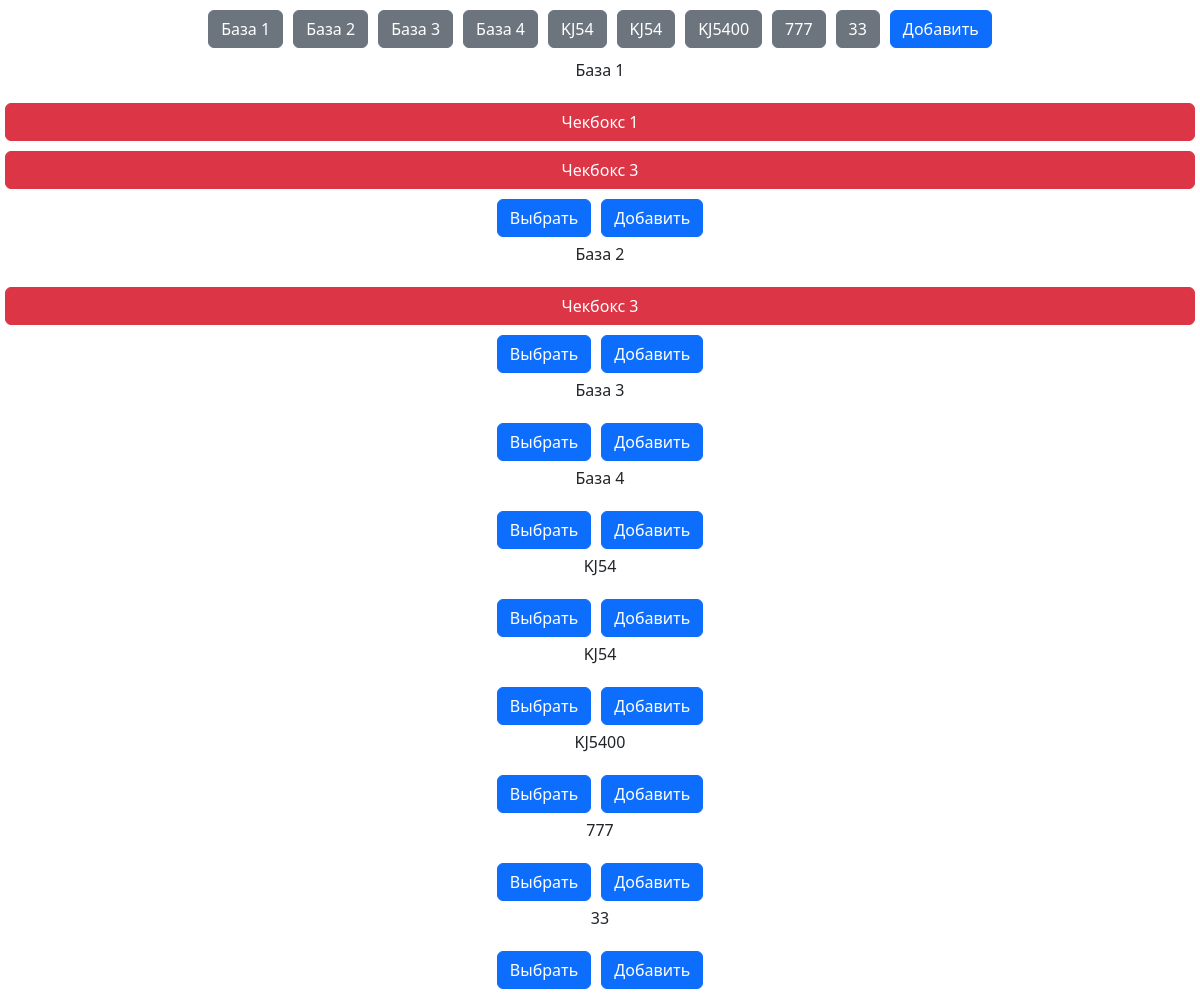
The page /admin on the database its author committed.
### models/models.py (models this page shows, shortened)
class Area(db.Model):
    __tablename__ = 'areas'
    id = db.Column(db.Integer(), primary_key=True)
    name = db.Column(db.String(200),  nullable=False)
    checkboxes = db.relationship('Area_Checkbox', backref='area')
    next = db.Column(db.Integer())

class Area_Checkbox(db.Model):
    id = Column(Integer(), primary_key=True)
    area_id = Column(Integer(), ForeignKey('areas.id'))
    checkbox_id = Column(Integer(), ForeignKey('checkboxes.id'))

class Checkbox(db.Model):
    __tablename__ = 'checkboxes'
    id = db.Column(db.Integer(), primary_key=True, nullable=False)
    text = db.Column(db.String(200), nullable=False)
    count = db.Column(db.Boolean(), nullable=False)
    select = db.Column(db.Boolean(), nullable=False)
    areas = db.relationship('Area_Checkbox', backref='checkbox')

### app.py (the view)
@app.route("/admin")
def setting_page():
    areas = Area.query.all()
    area_links = areas
    checkboxes = Checkbox.query.all()
    return render_template('admin.html', area_links=area_links, area_links_length=len(area_links),
    areas=areas, areas_length=len(areas), checkboxes=checkboxes)

### templates/admin.html (shortened to what this page needs)
<!DOCTYPE html>
<html lang="en">
<head>
</head>
<body>
<link rel="stylesheet" href="https://cdn.jsdelivr.net/npm/bootstrap@5.3.2/dist/css/bootstrap.min.css"
>
<link rel="stylesheet" type="text/css" href="{{ url_for('static',filename='styles/min.css') }}"/>
<div class="d-flex justify-content-center flex-wrap box">
    {% for area_link in area_links %}
    <div class="d-flex justify-content-center box">
        <button class="btn btn-secondary selected_area" type="button"
                data-bs-toggle="dropdown" aria-expanded="false" id={{"area_" + area_link[
        "id"]|string}}>{{area_link["name"]}}
        </button>
    </div>
    {% endfor %}
    <div class="d-flex justify-content-center box">
        <button type="button" class="btn btn-primary" data-bs-toggle="modal" data-bs-target="#addArea">
            Добавить
        </button>
    </div>
</div>
<div class="d-flex flex-column justify-content-center list-group">
    {% for area in area_links %}
    <div class="dropdown-center list-group" id={{"list_group_area_" + area[
    "id"]|string}} class="d-flex flex-column justify-content-center list-group">
    <p class=" d-flex justify-content-center">{{area["name"]}}</p>
    {% for checkbox in area.checkboxes %}
    <button type="button" class="btn btn-danger box" data-bs-toggle="dropdown" aria-expanded="false">
        {{checkbox.checkbox["text"]}}
    </button>
    {% endfor %}
    <div class="d-flex justify-content-center box">
        <button onclick="selectCheckbox(event)" type="button" class="btn btn-primary margin" data-bs-toggle="modal" data-bs-target="#selectCheckbox" id={{"area_checkbox_select_" + area["id"]|string}}>
            Выбрать
        </button>
        <button onclick="selectCheckbox(event)" type="button" class="btn btn-primary margin" data-bs-toggle="modal" data-bs-target="#addCheckbox" id={{"area_checkbox_add_" + area["id"]|string}}>
            Добавить
        </button>
    </div>
</div>
{% endfor %}
</body>
</html>

### static/styles/min.css (style rules this page uses)
.box { margin: 5px; }
.margin { margin-left: 5px; margin-right: 5px; }

### rows shown on the page
Area: name "База 1"
Area: name "База 2"
Area: name "База 3"
Area: name "База 4"
Area: name "KJ54"
Area: name "KJ54"
Area: name "KJ5400"
Area: name "777"
Area: name "33"
Area_Checkbox: checkbox.text "Чекбокс 1"
Area_Checkbox: checkbox.text "Чекбокс 3"
Area_Checkbox: checkbox.text "Чекбокс 3"
